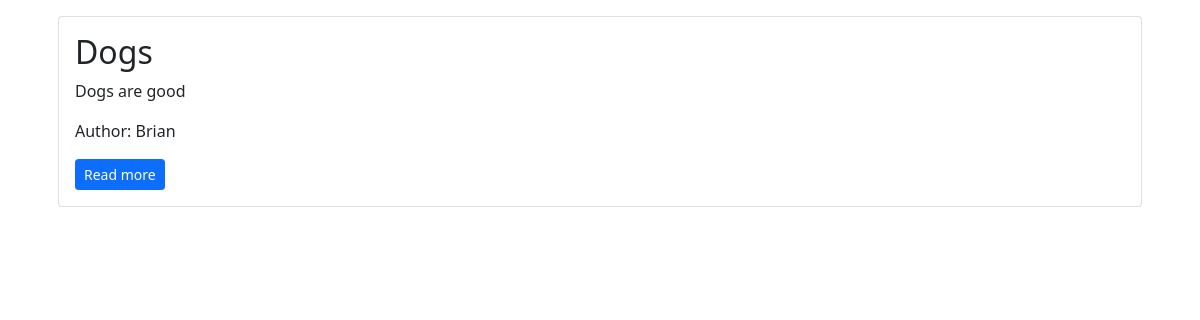
Before: / with the older database file.
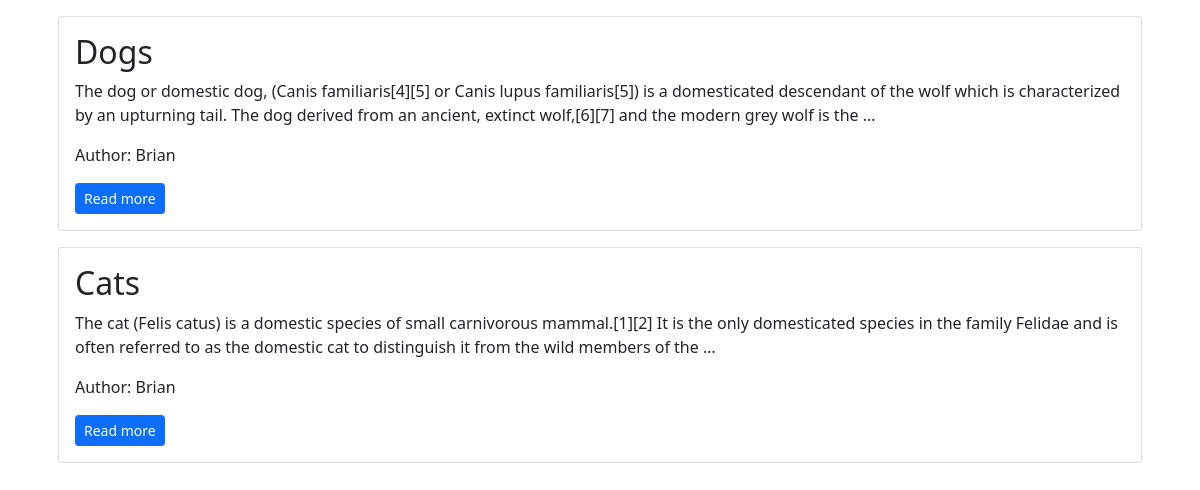
After: the same page with the newer database file.
### blog/models.py (models this page shows, shortened)
class Post(models.Model):
    title = models.CharField(max_length = 200)
    content = models.TextField()
    date_created = models.DateTimeField(auto_now = True)
    slug = models.SlugField(max_length = 200, unique = True)
    author = models.ForeignKey(to = User, on_delete = models.CASCADE)
    status = models.IntegerField(choices = STATUS, default = 0)

### blog/views.py (the view)
# urls.py: path('', views.PostList.as_view(), name = 'home')
class PostList(generic.ListView):
    queryset = Post.objects.filter(status = 1).order_by('-date_created')
    template_name = 'index.html'

### templates/index.html (shortened to what this page needs)
<!DOCTYPE html>
<html lang="en">
    <head>
        <link href="https://cdn.jsdelivr.net/npm/bootstrap@5.1.3/dist/css/bootstrap.min.css" rel="stylesheet">
    </head>
    <body>
        <div class="container">
            {% for post in post_list %}
                <div class="card m-3">
                    <div class="card-body">
                        <h2 class="card-title">
                            {{ post.title }}
                        </h2>
                        <div class="card-text">
                            <p>{{ post.content | truncatewords:40 }}</p>
                        </div>
                        <div class="card-text">
                            <p>Author: {{ post.author | title }}</p>
                        </div>
                        <a class="btn btn-sm btn-primary" href="{% url 'blog_view' post.slug %}">Read more</a>
                    </div>
                </div>
            {% endfor %}
        </div>
    </body>
</html>

Changed rows visible on the page:
changed Post "Dogs": content "Dogs are good" → "The dog or domestic dog, (Canis familiaris[4][5] or Canis lupus familiaris[5]) is a domesticated descendant of the wolf which is characterized by an upturning tail. The dog derived from an ancient, extinct wolf,[6][7] and the modern grey wolf is the …"
added Post: title "Cats", content "The cat (Felis catus) is a domestic species of small carnivorous mammal.[1][2] It is the only domesticated species in the family Felidae and is often referred to as the domestic cat to distinguish it from the wild members of the …", author "Brian"
